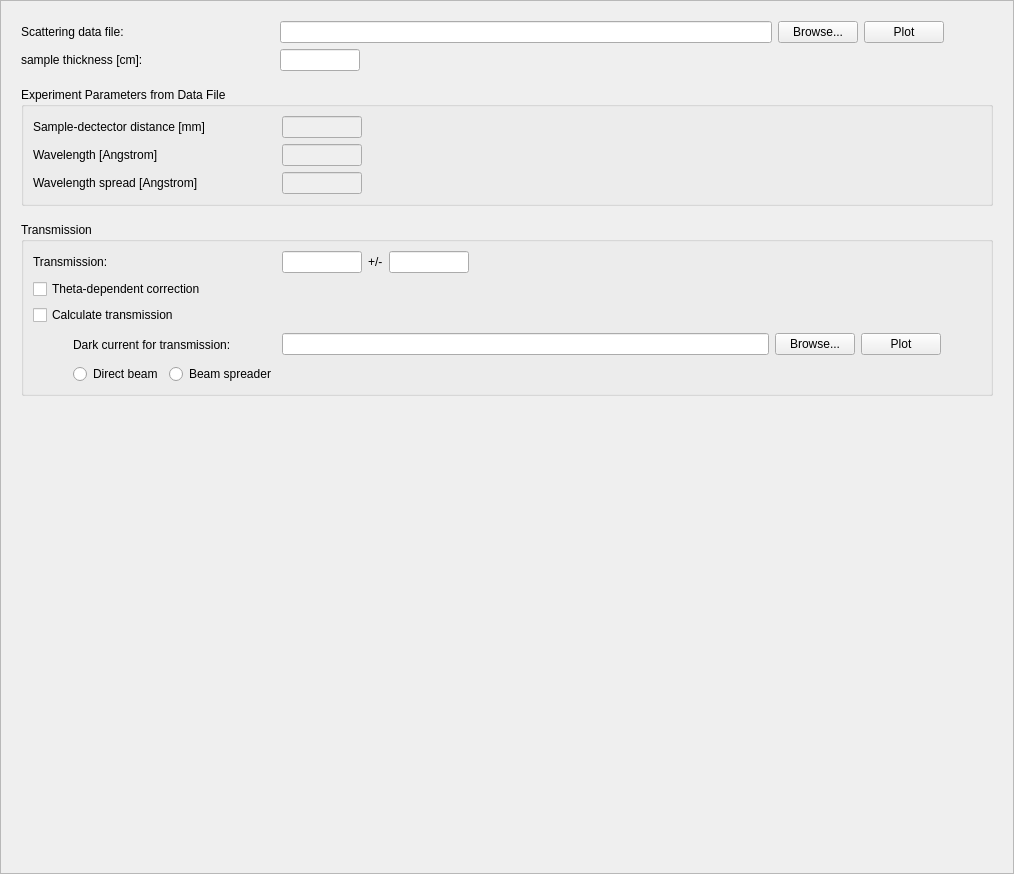
<?xml version="1.0" encoding="UTF-8"?>
<ui version="4.0">
 <class>Frame</class>
 <widget class="QFrame" name="Frame">
  <property name="geometry">
   <rect>
    <x>0</x>
    <y>0</y>
    <width>1014</width>
    <height>874</height>
   </rect>
  </property>
  <property name="windowTitle">
   <string>Frame</string>
  </property>
  <property name="frameShape">
   <enum>QFrame::StyledPanel</enum>
  </property>
  <property name="frameShadow">
   <enum>QFrame::Raised</enum>
  </property>
  <layout class="QVBoxLayout" name="verticalLayout">
   <item>
    <widget class="QScrollArea" name="scrollArea">
     <property name="frameShape">
      <enum>QFrame::NoFrame</enum>
     </property>
     <property name="frameShadow">
      <enum>QFrame::Sunken</enum>
     </property>
     <property name="widgetResizable">
      <bool>true</bool>
     </property>
     <widget class="QWidget" name="scrollAreaWidgetContents_2">
      <property name="geometry">
       <rect>
        <x>0</x>
        <y>0</y>
        <width>994</width>
        <height>854</height>
       </rect>
      </property>
      <layout class="QVBoxLayout" name="verticalLayout_2">
       <item>
        <layout class="QHBoxLayout" name="horizontalLayout_7">
         <item>
          <widget class="QLabel" name="label_3">
           <property name="sizePolicy">
            <sizepolicy hsizetype="Fixed" vsizetype="Fixed">
             <horstretch>0</horstretch>
             <verstretch>0</verstretch>
            </sizepolicy>
           </property>
           <property name="minimumSize">
            <size>
             <width>175</width>
             <height>0</height>
            </size>
           </property>
           <property name="maximumSize">
            <size>
             <width>175</width>
             <height>16777215</height>
            </size>
           </property>
           <property name="text">
            <string>Scattering data file:</string>
           </property>
          </widget>
         </item>
         <item>
          <spacer name="horizontalSpacer_8">
           <property name="orientation">
            <enum>Qt::Horizontal</enum>
           </property>
           <property name="sizeType">
            <enum>QSizePolicy::Fixed</enum>
           </property>
           <property name="sizeHint" stdset="0">
            <size>
             <width>78</width>
             <height>20</height>
            </size>
           </property>
          </spacer>
         </item>
         <item>
          <widget class="QLineEdit" name="data_file_edit">
           <property name="minimumSize">
            <size>
             <width>300</width>
             <height>0</height>
            </size>
           </property>
           <property name="toolTip">
            <string>Enter a valid data file path.</string>
           </property>
          </widget>
         </item>
         <item>
          <widget class="QPushButton" name="data_file_browse_button">
           <property name="sizePolicy">
            <sizepolicy hsizetype="Fixed" vsizetype="Fixed">
             <horstretch>0</horstretch>
             <verstretch>0</verstretch>
            </sizepolicy>
           </property>
           <property name="minimumSize">
            <size>
             <width>0</width>
             <height>0</height>
            </size>
           </property>
           <property name="maximumSize">
            <size>
             <width>16777215</width>
             <height>16777215</height>
            </size>
           </property>
           <property name="toolTip">
            <string>Click to browse.</string>
           </property>
           <property name="text">
            <string>Browse...</string>
           </property>
          </widget>
         </item>
         <item>
          <widget class="QPushButton" name="data_file_plot_button">
           <property name="sizePolicy">
            <sizepolicy hsizetype="Fixed" vsizetype="Fixed">
             <horstretch>0</horstretch>
             <verstretch>0</verstretch>
            </sizepolicy>
           </property>
           <property name="minimumSize">
            <size>
             <width>0</width>
             <height>0</height>
            </size>
           </property>
           <property name="maximumSize">
            <size>
             <width>16777215</width>
             <height>16777215</height>
            </size>
           </property>
           <property name="toolTip">
            <string>Click to plot 2D data.</string>
           </property>
           <property name="text">
            <string>Plot</string>
           </property>
          </widget>
         </item>
         <item>
          <spacer name="horizontalSpacer_7">
           <property name="orientation">
            <enum>Qt::Horizontal</enum>
           </property>
           <property name="sizeType">
            <enum>QSizePolicy::Fixed</enum>
           </property>
           <property name="sizeHint" stdset="0">
            <size>
             <width>49</width>
             <height>20</height>
            </size>
           </property>
          </spacer>
         </item>
        </layout>
       </item>
       <item>
        <layout class="QHBoxLayout" name="horizontalLayout_5">
         <item>
          <widget class="QLabel" name="label_6">
           <property name="sizePolicy">
            <sizepolicy hsizetype="Fixed" vsizetype="Fixed">
             <horstretch>0</horstretch>
             <verstretch>0</verstretch>
            </sizepolicy>
           </property>
           <property name="minimumSize">
            <size>
             <width>175</width>
             <height>0</height>
            </size>
           </property>
           <property name="maximumSize">
            <size>
             <width>175</width>
             <height>16777215</height>
            </size>
           </property>
           <property name="text">
            <string>sample thickness [cm]:</string>
           </property>
          </widget>
         </item>
         <item>
          <spacer name="horizontalSpacer_9">
           <property name="orientation">
            <enum>Qt::Horizontal</enum>
           </property>
           <property name="sizeType">
            <enum>QSizePolicy::Fixed</enum>
           </property>
           <property name="sizeHint" stdset="0">
            <size>
             <width>78</width>
             <height>20</height>
            </size>
           </property>
          </spacer>
         </item>
         <item>
          <widget class="QLineEdit" name="thickness_edit">
           <property name="sizePolicy">
            <sizepolicy hsizetype="Fixed" vsizetype="Fixed">
             <horstretch>0</horstretch>
             <verstretch>0</verstretch>
            </sizepolicy>
           </property>
           <property name="minimumSize">
            <size>
             <width>80</width>
             <height>0</height>
            </size>
           </property>
           <property name="maximumSize">
            <size>
             <width>80</width>
             <height>16777215</height>
            </size>
           </property>
           <property name="toolTip">
            <string>Enter thickness of the sample [cm]</string>
           </property>
          </widget>
         </item>
         <item>
          <spacer name="horizontalSpacer_10">
           <property name="orientation">
            <enum>Qt::Horizontal</enum>
           </property>
           <property name="sizeHint" stdset="0">
            <size>
             <width>40</width>
             <height>20</height>
            </size>
           </property>
          </spacer>
         </item>
        </layout>
       </item>
       <item>
        <spacer name="verticalSpacer">
         <property name="orientation">
          <enum>Qt::Vertical</enum>
         </property>
         <property name="sizeType">
          <enum>QSizePolicy::Fixed</enum>
         </property>
         <property name="sizeHint" stdset="0">
          <size>
           <width>20</width>
           <height>10</height>
          </size>
         </property>
        </spacer>
       </item>
       <item>
        <widget class="QGroupBox" name="geometry_options_groupbox">
         <property name="sizePolicy">
          <sizepolicy hsizetype="Expanding" vsizetype="Fixed">
           <horstretch>0</horstretch>
           <verstretch>0</verstretch>
          </sizepolicy>
         </property>
         <property name="minimumSize">
          <size>
           <width>0</width>
           <height>0</height>
          </size>
         </property>
         <property name="maximumSize">
          <size>
           <width>16777215</width>
           <height>16777215</height>
          </size>
         </property>
         <property name="title">
          <string>Experiment Parameters from Data File</string>
         </property>
         <property name="alignment">
          <set>Qt::AlignLeading|Qt::AlignLeft|Qt::AlignTop</set>
         </property>
         <layout class="QVBoxLayout" name="verticalLayout_4">
          <item>
           <layout class="QFormLayout" name="formLayout_3">
            <property name="sizeConstraint">
             <enum>QLayout::SetDefaultConstraint</enum>
            </property>
            <property name="fieldGrowthPolicy">
             <enum>QFormLayout::AllNonFixedFieldsGrow</enum>
            </property>
            <property name="labelAlignment">
             <set>Qt::AlignLeading|Qt::AlignLeft|Qt::AlignVCenter</set>
            </property>
            <property name="formAlignment">
             <set>Qt::AlignLeading|Qt::AlignLeft|Qt::AlignTop</set>
            </property>
            <property name="horizontalSpacing">
             <number>0</number>
            </property>
            <item row="0" column="0">
             <widget class="QLabel" name="label_4">
              <property name="sizePolicy">
               <sizepolicy hsizetype="Fixed" vsizetype="Preferred">
                <horstretch>0</horstretch>
                <verstretch>0</verstretch>
               </sizepolicy>
              </property>
              <property name="minimumSize">
               <size>
                <width>249</width>
                <height>0</height>
               </size>
              </property>
              <property name="maximumSize">
               <size>
                <width>249</width>
                <height>16777215</height>
               </size>
              </property>
              <property name="text">
               <string>Sample-dectector distance [mm]</string>
              </property>
             </widget>
            </item>
            <item row="0" column="1">
             <widget class="QLineEdit" name="sample_dist_edit">
              <property name="enabled">
               <bool>false</bool>
              </property>
              <property name="sizePolicy">
               <sizepolicy hsizetype="Expanding" vsizetype="Fixed">
                <horstretch>0</horstretch>
                <verstretch>0</verstretch>
               </sizepolicy>
              </property>
              <property name="minimumSize">
               <size>
                <width>80</width>
                <height>0</height>
               </size>
              </property>
              <property name="maximumSize">
               <size>
                <width>80</width>
                <height>16777215</height>
               </size>
              </property>
              <property name="toolTip">
               <string>Sample-to-detector distance read from the data file, in mm.</string>
              </property>
             </widget>
            </item>
            <item row="1" column="0">
             <widget class="QLabel" name="label_5">
              <property name="text">
               <string>Wavelength [Angstrom]</string>
              </property>
             </widget>
            </item>
            <item row="1" column="1">
             <widget class="QLineEdit" name="wavelength_edit">
              <property name="enabled">
               <bool>false</bool>
              </property>
              <property name="minimumSize">
               <size>
                <width>80</width>
                <height>0</height>
               </size>
              </property>
              <property name="maximumSize">
               <size>
                <width>80</width>
                <height>16777215</height>
               </size>
              </property>
              <property name="toolTip">
               <string>Neutron wavelength read from the data file.</string>
              </property>
             </widget>
            </item>
            <item row="2" column="0">
             <widget class="QLabel" name="label_10">
              <property name="text">
               <string>Wavelength spread [Angstrom]</string>
              </property>
              <property name="indent">
               <number>0</number>
              </property>
             </widget>
            </item>
            <item row="2" column="1">
             <widget class="QLineEdit" name="wavelength_spread_edit">
              <property name="enabled">
               <bool>false</bool>
              </property>
              <property name="minimumSize">
               <size>
                <width>80</width>
                <height>0</height>
               </size>
              </property>
              <property name="maximumSize">
               <size>
                <width>80</width>
                <height>16777215</height>
               </size>
              </property>
              <property name="toolTip">
               <string>Neutron wavelength spread read from the data file.</string>
              </property>
             </widget>
            </item>
           </layout>
          </item>
         </layout>
        </widget>
       </item>
       <item>
        <spacer name="verticalSpacer_3">
         <property name="orientation">
          <enum>Qt::Vertical</enum>
         </property>
         <property name="sizeType">
          <enum>QSizePolicy::Fixed</enum>
         </property>
         <property name="sizeHint" stdset="0">
          <size>
           <width>20</width>
           <height>10</height>
          </size>
         </property>
        </spacer>
       </item>
       <item>
        <widget class="QGroupBox" name="groupBox">
         <property name="sizePolicy">
          <sizepolicy hsizetype="Preferred" vsizetype="Preferred">
           <horstretch>0</horstretch>
           <verstretch>0</verstretch>
          </sizepolicy>
         </property>
         <property name="title">
          <string>Transmission</string>
         </property>
         <layout class="QVBoxLayout" name="verticalLayout_3">
          <item>
           <layout class="QGridLayout" name="gridLayout">
            <item row="3" column="0">
             <widget class="QCheckBox" name="theta_dep_chk">
              <property name="toolTip">
               <string>Select to apply a theta-dependent transmission correction.</string>
              </property>
              <property name="text">
               <string>Theta-dependent correction</string>
              </property>
             </widget>
            </item>
            <item row="4" column="0">
             <widget class="QCheckBox" name="calculate_chk">
              <property name="toolTip">
               <string>Select to let the reduction software calculate the transmission.</string>
              </property>
              <property name="text">
               <string>Calculate transmission</string>
              </property>
             </widget>
            </item>
            <item row="7" column="0">
             <layout class="QHBoxLayout" name="horizontalLayout_2">
              <item>
               <spacer name="horizontalSpacer">
                <property name="orientation">
                 <enum>Qt::Horizontal</enum>
                </property>
                <property name="sizeType">
                 <enum>QSizePolicy::Fixed</enum>
                </property>
                <property name="sizeHint" stdset="0">
                 <size>
                  <width>40</width>
                  <height>20</height>
                 </size>
                </property>
               </spacer>
              </item>
              <item>
               <widget class="QRadioButton" name="direct_beam_chk">
                <property name="sizePolicy">
                 <sizepolicy hsizetype="Fixed" vsizetype="Fixed">
                  <horstretch>0</horstretch>
                  <verstretch>0</verstretch>
                 </sizepolicy>
                </property>
                <property name="toolTip">
                 <string>Select to use the direct beam method for transmission calculation.</string>
                </property>
                <property name="text">
                 <string>Direct beam</string>
                </property>
               </widget>
              </item>
              <item>
               <widget class="QRadioButton" name="beam_spreader_chk">
                <property name="sizePolicy">
                 <sizepolicy hsizetype="Fixed" vsizetype="Fixed">
                  <horstretch>0</horstretch>
                  <verstretch>0</verstretch>
                 </sizepolicy>
                </property>
                <property name="toolTip">
                 <string>Select to use the beam spreader (glassy carbon) method for transmission calculation.</string>
                </property>
                <property name="text">
                 <string>Beam spreader</string>
                </property>
               </widget>
              </item>
              <item>
               <spacer name="horizontalSpacer_4">
                <property name="orientation">
                 <enum>Qt::Horizontal</enum>
                </property>
                <property name="sizeHint" stdset="0">
                 <size>
                  <width>40</width>
                  <height>20</height>
                 </size>
                </property>
               </spacer>
              </item>
             </layout>
            </item>
            <item row="2" column="0">
             <layout class="QHBoxLayout" name="horizontalLayout_3">
              <item>
               <layout class="QHBoxLayout" name="horizontalLayout">
                <item>
                 <widget class="QLabel" name="label">
                  <property name="sizePolicy">
                   <sizepolicy hsizetype="Fixed" vsizetype="Preferred">
                    <horstretch>0</horstretch>
                    <verstretch>0</verstretch>
                   </sizepolicy>
                  </property>
                  <property name="minimumSize">
                   <size>
                    <width>180</width>
                    <height>0</height>
                   </size>
                  </property>
                  <property name="maximumSize">
                   <size>
                    <width>180</width>
                    <height>16777215</height>
                   </size>
                  </property>
                  <property name="text">
                   <string>Transmission:</string>
                  </property>
                 </widget>
                </item>
                <item>
                 <spacer name="horizontalSpacer_3">
                  <property name="orientation">
                   <enum>Qt::Horizontal</enum>
                  </property>
                  <property name="sizeType">
                   <enum>QSizePolicy::Fixed</enum>
                  </property>
                  <property name="sizeHint" stdset="0">
                   <size>
                    <width>63</width>
                    <height>20</height>
                   </size>
                  </property>
                 </spacer>
                </item>
                <item>
                 <widget class="QLineEdit" name="transmission_edit">
                  <property name="sizePolicy">
                   <sizepolicy hsizetype="Fixed" vsizetype="Fixed">
                    <horstretch>0</horstretch>
                    <verstretch>0</verstretch>
                   </sizepolicy>
                  </property>
                  <property name="minimumSize">
                   <size>
                    <width>80</width>
                    <height>0</height>
                   </size>
                  </property>
                  <property name="maximumSize">
                   <size>
                    <width>80</width>
                    <height>16777215</height>
                   </size>
                  </property>
                  <property name="toolTip">
                   <string>Sample transmission in %.</string>
                  </property>
                 </widget>
                </item>
                <item>
                 <widget class="QLabel" name="label_2">
                  <property name="sizePolicy">
                   <sizepolicy hsizetype="Fixed" vsizetype="Fixed">
                    <horstretch>0</horstretch>
                    <verstretch>0</verstretch>
                   </sizepolicy>
                  </property>
                  <property name="text">
                   <string>+/-</string>
                  </property>
                 </widget>
                </item>
                <item>
                 <widget class="QLineEdit" name="dtransmission_edit">
                  <property name="sizePolicy">
                   <sizepolicy hsizetype="Fixed" vsizetype="Fixed">
                    <horstretch>0</horstretch>
                    <verstretch>0</verstretch>
                   </sizepolicy>
                  </property>
                  <property name="minimumSize">
                   <size>
                    <width>80</width>
                    <height>0</height>
                   </size>
                  </property>
                  <property name="maximumSize">
                   <size>
                    <width>80</width>
                    <height>16777215</height>
                   </size>
                  </property>
                  <property name="toolTip">
                   <string>Uncertainty on the sample transmission.</string>
                  </property>
                 </widget>
                </item>
                <item>
                 <spacer name="horizontalSpacer_2">
                  <property name="orientation">
                   <enum>Qt::Horizontal</enum>
                  </property>
                  <property name="sizeHint" stdset="0">
                   <size>
                    <width>40</width>
                    <height>20</height>
                   </size>
                  </property>
                 </spacer>
                </item>
               </layout>
              </item>
             </layout>
            </item>
            <item row="5" column="0">
             <layout class="QHBoxLayout" name="horizontalLayout_4">
              <item>
               <spacer name="horizontalSpacer_6">
                <property name="orientation">
                 <enum>Qt::Horizontal</enum>
                </property>
                <property name="sizeType">
                 <enum>QSizePolicy::Fixed</enum>
                </property>
                <property name="sizeHint" stdset="0">
                 <size>
                  <width>40</width>
                  <height>20</height>
                 </size>
                </property>
               </spacer>
              </item>
              <item>
               <widget class="QLabel" name="dark_current_label">
                <property name="sizePolicy">
                 <sizepolicy hsizetype="Fixed" vsizetype="Fixed">
                  <horstretch>0</horstretch>
                  <verstretch>0</verstretch>
                 </sizepolicy>
                </property>
                <property name="minimumSize">
                 <size>
                  <width>203</width>
                  <height>27</height>
                 </size>
                </property>
                <property name="maximumSize">
                 <size>
                  <width>203</width>
                  <height>27</height>
                 </size>
                </property>
                <property name="text">
                 <string>Dark current for transmission:</string>
                </property>
               </widget>
              </item>
              <item>
               <widget class="QLineEdit" name="dark_current_edit">
                <property name="sizePolicy">
                 <sizepolicy hsizetype="Expanding" vsizetype="Fixed">
                  <horstretch>0</horstretch>
                  <verstretch>0</verstretch>
                 </sizepolicy>
                </property>
                <property name="minimumSize">
                 <size>
                  <width>300</width>
                  <height>0</height>
                 </size>
                </property>
                <property name="maximumSize">
                 <size>
                  <width>16777215</width>
                  <height>16777215</height>
                 </size>
                </property>
                <property name="toolTip">
                 <string>Enter a valid file path to be used for the dark current data.</string>
                </property>
               </widget>
              </item>
              <item>
               <widget class="QPushButton" name="dark_current_button">
                <property name="sizePolicy">
                 <sizepolicy hsizetype="Fixed" vsizetype="Fixed">
                  <horstretch>0</horstretch>
                  <verstretch>0</verstretch>
                 </sizepolicy>
                </property>
                <property name="minimumSize">
                 <size>
                  <width>0</width>
                  <height>0</height>
                 </size>
                </property>
                <property name="maximumSize">
                 <size>
                  <width>16777215</width>
                  <height>16777215</height>
                 </size>
                </property>
                <property name="toolTip">
                 <string>Click to browse.</string>
                </property>
                <property name="text">
                 <string>Browse...</string>
                </property>
               </widget>
              </item>
              <item>
               <widget class="QPushButton" name="dark_current_plot_button">
                <property name="sizePolicy">
                 <sizepolicy hsizetype="Fixed" vsizetype="Fixed">
                  <horstretch>0</horstretch>
                  <verstretch>0</verstretch>
                 </sizepolicy>
                </property>
                <property name="minimumSize">
                 <size>
                  <width>0</width>
                  <height>0</height>
                 </size>
                </property>
                <property name="maximumSize">
                 <size>
                  <width>16777215</width>
                  <height>16777215</height>
                 </size>
                </property>
                <property name="toolTip">
                 <string>Click to plot 2D data.</string>
                </property>
                <property name="text">
                 <string>Plot</string>
                </property>
               </widget>
              </item>
              <item>
               <spacer name="horizontalSpacer_5">
                <property name="orientation">
                 <enum>Qt::Horizontal</enum>
                </property>
                <property name="sizeType">
                 <enum>QSizePolicy::Fixed</enum>
                </property>
                <property name="sizeHint" stdset="0">
                 <size>
                  <width>40</width>
                  <height>20</height>
                 </size>
                </property>
               </spacer>
              </item>
             </layout>
            </item>
           </layout>
          </item>
          <item>
           <layout class="QVBoxLayout" name="widget_placeholder">
            <property name="spacing">
             <number>0</number>
            </property>
           </layout>
          </item>
         </layout>
        </widget>
       </item>
       <item>
        <spacer name="verticalSpacer_2">
         <property name="orientation">
          <enum>Qt::Vertical</enum>
         </property>
         <property name="sizeType">
          <enum>QSizePolicy::Expanding</enum>
         </property>
         <property name="sizeHint" stdset="0">
          <size>
           <width>20</width>
           <height>40</height>
          </size>
         </property>
        </spacer>
       </item>
      </layout>
     </widget>
    </widget>
   </item>
  </layout>
 </widget>
 <resources/>
 <connections/>
</ui>
